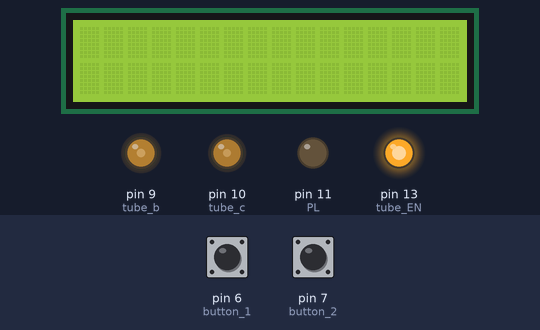
The sketch below on a simulated Arduino Uno, built with avr-gcc and run on an emulated ATmega328P. Parts: 20×4 character LCD, output pins drawn as LEDs (lit = HIGH). Wiring (inferred from the names in the program): character LCD (HD44780): RS pin 12; E pin 8; data pin 5, pin 4, pin 3, pin 2. The inputs (shaded band) are chosen by the test bench; at power-on: pin 6 (button_1) HIGH, pin 7 (button_2) HIGH. Random numbers use the default seed unless the sketch sets one; pins used as bus, display or sensor lines are not drawn; what the sketch prints to the serial monitor is not drawn.

Above: at 1.2 s.
1.3 s: pin 6 (button_1) pulled LOW for 0.15 s
At 1.94 s:
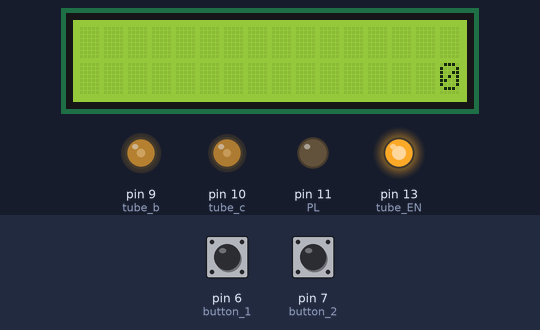
2.0 s: pin 7 (button_2) pulled LOW for 0.15 s
At 3.2 s:
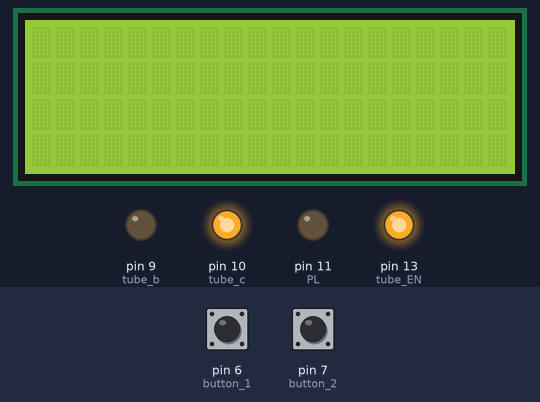
3.6 s: pin 7 (button_2) pulled LOW for 0.15 s
4.3 s: pin 6 (button_1) pulled LOW for 0.15 s
At 4.79 s:
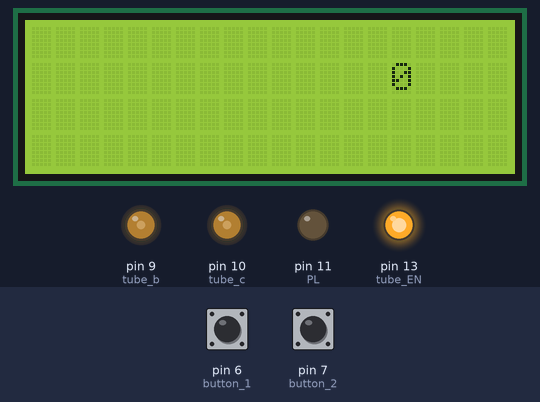
5.0 s: pin 7 (button_2) pulled LOW for 1 s
6.6 s: pin 6 (button_1) pulled LOW for 1 s
At 6.84 s:
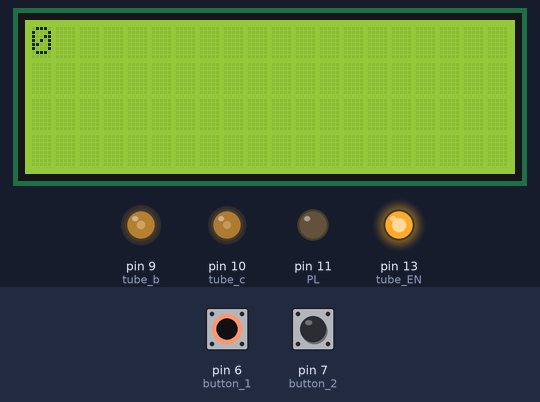
Timing chart, 0 to 9.2 s (numbered marks = the images above; inputs shaded):
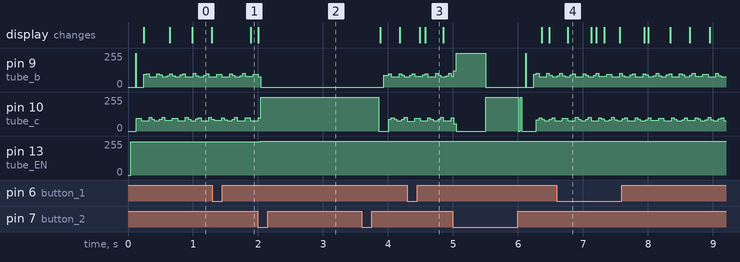

Measured:
- after the input at 2.0 s, pin 13 (tube_EN): 251/255 → 255/255 at once
- after the input at 3.6 s, pin 9 (tube_b): 0/255 → 88/255 after 0.33 s, → 77/255 0.08 s later; pin 10 (tube_c): 255/255 → 0/255 after 0.26 s, → 77/255 0.16 s later, → 75/255 0.20 s later
- after the input at 6.6 s, the display: changes after 0.16 s (image 4)

The sketch:

Nixie_test_3.ino
```cpp
/* This is Nixie Tube frimeware
   Now it can drive six nixie tube and display random digits
   Use 74238 for six tubes anode, and use 4028 for the ten cathod.
   Use PCF8563 as RTC timer.
   Author: Habonroof
   release date: 2019/10/03
   Version:0.3


*/

#include <Wire.h>
#include <Rtc_Pcf8563.h>

byte button_1 = 6;
byte button_2 = 7;

byte tube_a = 8;
byte tube_b = 9;
byte tube_c = 10;
byte tube_EN = 13;

byte PL = 11;
byte PR = 12;
byte digit_a = 2;
byte digit_b = 3;
byte digit_c = 4;
byte digit_d = 5;

byte random0;
byte random1;
byte random2;
byte random3;
byte random4;
byte random5;

int random_count = 0;
int random_time = 330;
int duration = 3000;
byte tube = 0;
unsigned long oldMicros;
byte Mode = 1;

boolean divergence_state = false;

Rtc_Pcf8563 rtc;
byte Hour;
byte Minute;
byte Second;
byte Hour1 = 0;
byte Hour2 = 0;
byte Min1 = 0;
byte Min2 = 0;
byte Sec1 = 0;
byte Sec2 = 0;
void setup() {
  pinMode(tube_a, OUTPUT);
  pinMode(tube_b, OUTPUT);
  pinMode(tube_c, OUTPUT);
  pinMode(tube_EN, OUTPUT);

  pinMode(digit_a, OUTPUT);
  pinMode(digit_b, OUTPUT);
  pinMode(digit_c, OUTPUT);
  pinMode(digit_d, OUTPUT);
  pinMode(PL, OUTPUT);
  pinMode(PR, OUTPUT);
  pinMode(button_1, INPUT);
  pinMode(button_2, INPUT);

  /*RTC.initClock();
    day, weekday, month, century(1=1900, 0=2000), year(0-99)
    rtc.setDate(3, 4, 10, 0, 19);
    hr, min, sec
    rtc.setTime(22, 8, 40);
  */
  Serial.begin(115200);
  randomSeed(analogRead(A0));
}

void loop() {
  if (micros() >= oldMicros) {
    oldMicros = micros() + duration;
    if (digitalRead(button_1) == 0) {
      divergence_state = false;
      random_count = 0;
    }
    if (digitalRead(button_2) == 0) {
      Mode ++;
      Serial.println(Mode);
      delay(250);
      if (Mode > 1)
        Mode = 0;
    }
    if (Mode == 1) {
      Serial.println("this is 1");
      divergence_meter();
    }
    if (Mode == 2) {
      real_time_clock();
      Serial.println("this is 2");
    }
    tube++;
    if (tube > 5)
      tube = 0;
  }
}

void real_time_clock() {
  Hour = rtc.getHour();
  Minute = rtc.getMinute();
  Second = rtc.getSecond();
  Hour1 = Hour / 10;
  Hour2 = Hour % 10;
  Min1 = Minute / 10;
  Min2 = Minute % 10;
  Sec1 = Second / 10;
  Sec2 = Second % 10;
  Serial.print(Hour);
  Serial.print(Minute);
  Serial.print(Second);
  tubeupdate(Hour1, Hour2, Min1, Min2, Sec1, Sec2);
}

void divergence_meter() {
  if (random_count < random_time) {
    random_display();
    random_count++;
    if (random_count == random_time) {
      random0 = random(2);
      random1 = 10;
      divergence_state = true;
    }
  }
  tubeupdate(random0, random1, random2, random3, random4, random5);
}
```

function.ino
```cpp
void random_display() {
  random0 = random(10);
  random1 = random(10);
  random2 = random(10);
  random3 = random(10);
  random4 = random(10);
  random5 = random(10);
  tubeupdate(random0,random1,random2,random3,random4,random5);
}


void tubeupdate(int num0,int num1,int num2,int num3,int num4,int num5){
  digitalWrite(tube_EN, LOW);
  if (tube == 0) {
    digitalWrite(tube_a, LOW);
    digitalWrite(tube_b, LOW);
    digitalWrite(tube_c, LOW);
    digitalWrite(tube_EN, HIGH);
    digit_update(num0);
  }
  if (tube == 1) {
    digitalWrite(tube_a, HIGH);
    digitalWrite(tube_b, LOW);
    digitalWrite(tube_c, LOW);
    digitalWrite(tube_EN, HIGH);
    digit_update(num1);
  }
  if (tube == 2) {
    digitalWrite(tube_a, LOW);
    digitalWrite(tube_b, HIGH);
    digitalWrite(tube_c, LOW);
    digitalWrite(tube_EN, HIGH);
    digit_update(num2);
  }
  if (tube == 3) {
    digitalWrite(tube_a, HIGH);
    digitalWrite(tube_b, HIGH);
    digitalWrite(tube_c, LOW);
    digitalWrite(tube_EN, HIGH);
    digit_update(num3);
  }
  if (tube == 4) {
    digitalWrite(tube_a, LOW);
    digitalWrite(tube_b, LOW);
    digitalWrite(tube_c, HIGH);
    digitalWrite(tube_EN, HIGH);
    digit_update(num4);
  }
  if (tube == 5) {
    digitalWrite(tube_c, HIGH);
    digitalWrite(tube_b, LOW);
    digitalWrite(tube_a, HIGH);
    digitalWrite(tube_EN, HIGH);
    digit_update(num5);
  }
}

//======================================================

void digit_update(int num) {
  if (num == 0) {
    digitalWrite(digit_a, LOW);
    digitalWrite(digit_b, LOW);
    digitalWrite(digit_c, LOW);
    digitalWrite(digit_d, LOW);
    digitalWrite(PR, LOW);
    digitalWrite(PL, LOW);
  }
  if (num == 1) {
    digitalWrite(digit_a, HIGH);
    digitalWrite(digit_b, LOW);
    digitalWrite(digit_c, LOW);
    digitalWrite(digit_d, LOW);
    digitalWrite(PR, LOW);
    digitalWrite(PL, LOW);
  }
  if (num == 2) {
    digitalWrite(digit_a, LOW);
    digitalWrite(digit_b, HIGH);
    digitalWrite(digit_c, LOW);
    digitalWrite(digit_d, LOW);
    digitalWrite(PR, LOW);
    digitalWrite(PL, LOW);
  }
  if (num == 3) {
    digitalWrite(digit_a, HIGH);
    digitalWrite(digit_b, HIGH);
    digitalWrite(digit_c, LOW);
    digitalWrite(digit_d, LOW);
    digitalWrite(PR, LOW);
    digitalWrite(PL, LOW);
  }
  if (num == 4) {
    digitalWrite(digit_a, LOW);
    digitalWrite(digit_b, LOW);
    digitalWrite(digit_c, HIGH);
    digitalWrite(digit_d, LOW);
    digitalWrite(PR, LOW);
    digitalWrite(PL, LOW);
  }
  if (num == 5) {
    digitalWrite(digit_a, HIGH);
    digitalWrite(digit_b, LOW);
    digitalWrite(digit_c, HIGH);
    digitalWrite(digit_d, LOW);
    digitalWrite(PR, LOW);
    digitalWrite(PL, LOW);
  }
  if (num == 6) {
    digitalWrite(digit_a, LOW);
    digitalWrite(digit_b, HIGH);
    digitalWrite(digit_c, HIGH);
    digitalWrite(digit_d, LOW);
    digitalWrite(PR, LOW);
    digitalWrite(PL, LOW);
  }
  if (num == 7) {
    digitalWrite(digit_a, HIGH);
    digitalWrite(digit_b, HIGH);
    digitalWrite(digit_c, HIGH);
    digitalWrite(digit_d, LOW);
    digitalWrite(PR, LOW);
    digitalWrite(PL, LOW);
  }
  if (num == 8) {
    digitalWrite(digit_a, LOW);
    digitalWrite(digit_b, LOW);
    digitalWrite(digit_c, LOW);
    digitalWrite(digit_d, HIGH);
    digitalWrite(PR, LOW);
    digitalWrite(PL, LOW);
  }
  if (num == 9) {
    digitalWrite(digit_a, HIGH);
    digitalWrite(digit_b, LOW);
    digitalWrite(digit_c, LOW);
    digitalWrite(digit_d, HIGH);
    digitalWrite(PR, LOW);
    digitalWrite(PL, LOW);
  }
  if (num == 10) {
    digitalWrite(digit_c, HIGH);
    digitalWrite(digit_d, HIGH);
    digitalWrite(PR, LOW);
    digitalWrite(PL, LOW);
    digitalWrite(PR, HIGH);
  }
  if (num == 11) {
    digitalWrite(digit_c, HIGH);
    digitalWrite(digit_d, HIGH);
    digitalWrite(PR, LOW);
    digitalWrite(PL, HIGH);
  }
}
```
